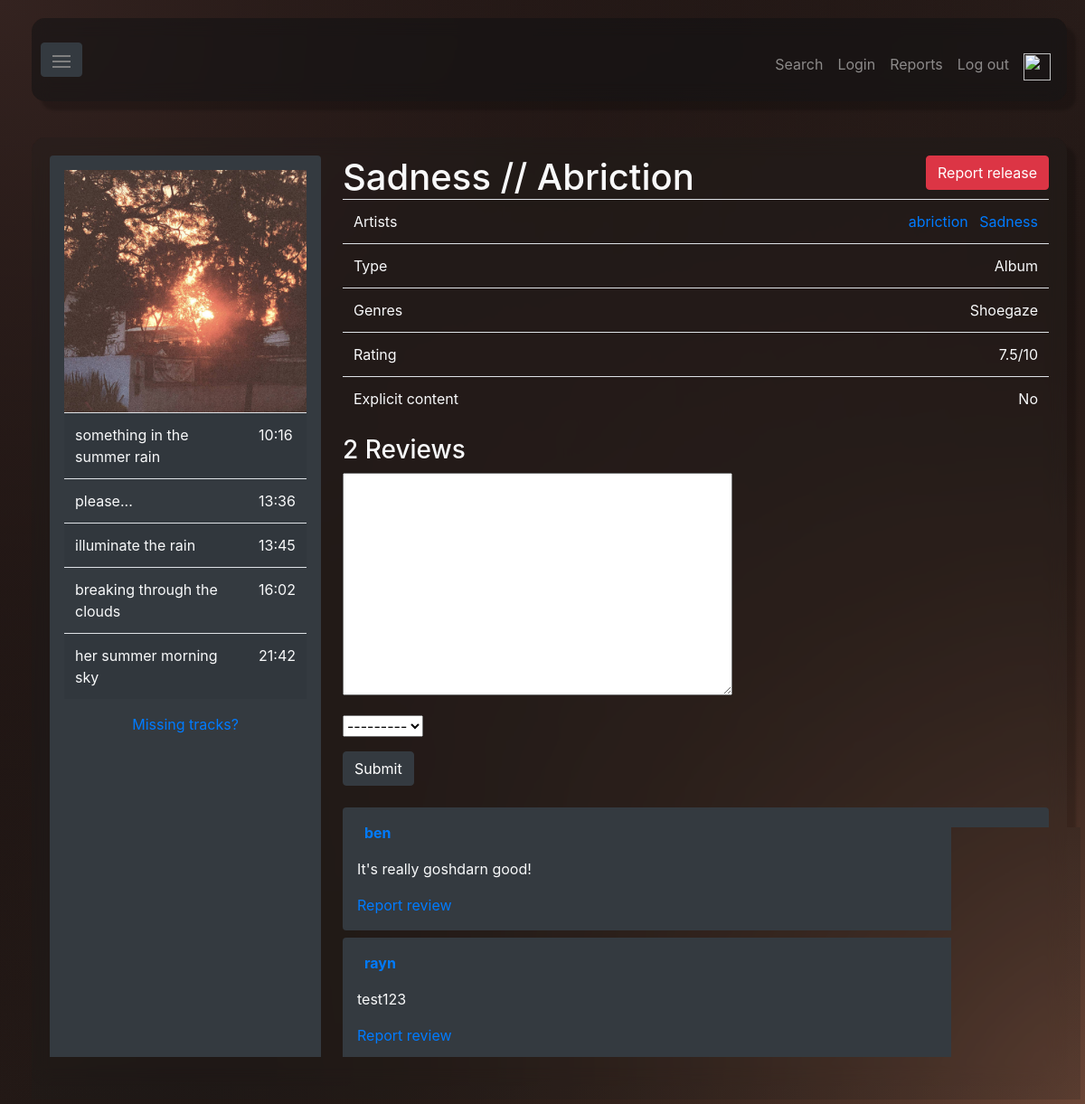
The page /release/21 (signed in) on the database its author committed.
### MusicReview/models.py (models this page shows, shortened)
class Release(models.Model):
    release_types = [("EP", "EP"), ("Album", "Album"), ("Mixtape", "Mixtape"), ("Single", "Single"), ("Compilation", "Compilation"), ("Soundtrack", "Soundtrack"), ("Live performance", "Live performance")]
    title = models.CharField(max_length = 100)
    cover_art = models.ImageField(upload_to="cover_art")
    release_type = models.CharField(max_length = 100, choices=release_types)
    genres = models.CharField(max_length = 1000)
    is_explicit = models.BooleanField()
    songs = models.ManyToManyField(Song)
    artists = models.ManyToManyField(Artist)
    reviews = models.ManyToManyField(Review, blank=True)
    last_reviewed = models.DateTimeField(blank=True, null=True) # For sorting by last reviewed in the browse page
    time_added = models.DateTimeField() # For sorting by recent in the browse page
    released = models.DateField(null=True)
    added_by = models.ForeignKey(User, on_delete=models.SET_NULL, null=True)
    accent_color1 = models.CharField(max_length = 10, blank=True) # Stored as a hex string. Ex. #FFFFFF
    accent_color2 = models.CharField(max_length = 10, blank=True)
    accent_color3 = models.CharField(max_length = 10, blank=True)
    accent_color4 = models.CharField(max_length = 10, blank=True)
    def score(self):
        reviews = self.reviews.all()
        if reviews.count() > 0:
            return mean([review.score for review in reviews])
        else:
            return None
    def str_score(self):
        score = self.score()
        if score is not None:
            return str(score) + '/10'
        else:
            return "No reviews"

class Song(models.Model):
    title = models.CharField(max_length = 100)
    length = models.IntegerField(null = True) # Song length in seconds
    is_explicit = models.BooleanField()
    artists = models.ManyToManyField(Artist)
    added_by = models.ForeignKey(User, on_delete=models.SET_NULL, null=True)

class Artist(models.Model):
    name = models.CharField(max_length = 100)
    artist_photo = models.ImageField(upload_to="artists", null=True)
    time_added = models.DateTimeField() # For sorting by recent in the browse artists page
    added_by = models.ForeignKey(User, on_delete=models.SET_NULL, null=True) # When a user account is deleted we don't want the info they added to also be deleted
    accent_color1 = models.CharField(max_length = 10, blank=True) # Stored as a hex string. Ex. #FFFFFF
    accent_color2 = models.CharField(max_length = 10, blank=True)
    accent_color3 = models.CharField(max_length = 10, blank=True)
    accent_color4 = models.CharField(max_length = 10, blank=True)

class Review(models.Model):
    content = models.TextField(blank=True)
    score = models.IntegerField(choices=[(x, x) for x in range(1, 11)]) # 0 - 10 score
    user = models.ForeignKey(User, on_delete=models.CASCADE)
    time = models.DateTimeField()

### MusicReview/views.py (the view, shortened to what this page needs)
# urls.py: path('release/<int:pk>', views.release, name='release'),
def release(request, pk):
    release = Release.objects.get(pk=pk)
    ctx = release_ctx(request, release)
    ctx['reviewForm'] = ReviewForm()
    return render(request, 'music/release.html', context = ctx)

### MusicReview/forms.py
class SearchForm(forms.Form):
    search = forms.CharField()

class ReviewForm(forms.ModelForm):
    class Meta:
        model = Review
        fields = ["content", "score"]
        widgets = {
            'score': forms.Select(),
        }

### MusicReview/views.py (called while the page is built)
def get_ctx(request, release=None):
    ctx = { 'searchForm': SearchForm() }
    if release is not None:
        ctx['accentColors'] = [release.accent_color1, release.accent_color2, release.accent_color3, release.accent_color4]
    else:
        ctx['accentColors'] = default_colors()
    if request.user.is_authenticated:
        ctx['userName'] = request.user.username
    ctx['superuser'] = request.user.is_superuser
    return ctx

def release_ctx(request, release):
    ctx = get_ctx(request, release=release)
    ctx['release'] = release
    ctx['genres'] = ', '.join([s.strip("'") for s in release.genres.strip('[]').split(', ')])
    songs = release.songs.all()
    song_lengths = [(song.title, str(timedelta(seconds=song.length)).lstrip('0:')) for song in songs if song.length is not None]
    ctx['songLengths'] = song_lengths
    ctx['artists'] = release.artists.all()
    reviews = release.reviews.all()
    ctx['reviews'] = reviews
    return ctx

### MusicReview/templates/music/release.html (shortened to what this page needs)
{% extends 'master.html' %} {% block title %} Release - MusicReview {%endblock%}
{% block content %}
<div class="d-flex">
  <div
    class="d-flex flex-column flex-shrink-0 p-3 bg-dark rounded"
    style="width: 300px"
  >
    <img src="{{ release.cover_art.url}}" />
    <table class="table table-striped">
      {% for song in songLengths %}
      <tr>
        <td>{{song.0}}</td>
        <td>{{song.1}}</td>
      </tr>
      {% endfor %}
    </table>
    {% if trackForm is None %}
    <a class="text-center" href="{% url 'release_add_track' pk=release.pk %}"
      >Missing tracks?</a
    >
      {% endif %}
  </div>
  <div class="flex-grow-1 ml-4">
    <div>
      <h1 style="display: inline">{{release.title}}</h1>
      {% if reportReleaseForm is None %}
      <div class="float-right">
        <a
          href="{% url 'report_release' pk=release.pk %}"
          class="btn btn-danger"
          >Report release</a
        >
      </div>
      {% endif %}
    </div>
    <table class="table">
      <tr>
        <td>Artists</td>
        <td style="text-align: right">
          {% for artist in artists %} <a class="ml-2" href={%url 'artist' pk=artist.pk %}> {{artist.name}} </a> {% endfor %}
        </td>
      </tr>
      <tr>
        <td>Type</td>
        <td style="text-align: right">{{release.release_type}}</td>
      </tr>
      <tr>
        <td>Genres</td>
        <td style="text-align: right">{{genres}}</td>
      </tr>
      <tr>
        <td>Rating</td>
        <td style="text-align: right">{{release.str_score}}</td>
      </tr>
      <tr>
        <td>Explicit content</td>
        <td style="text-align: right">
          {% if release.is_explicit %} Yes {% else %} No {% endif %}
        </td>
      </tr>
    </table>
    {% if reviewForm is None %} {% else %}
    <h3>{{reviews|length}} Reviews</h3>
    <form action="{% url 'release' pk=release.pk %}" method="post" class="form">
      {% csrf_token %} {% for field in reviewForm %}
      <div class="form-group">{{field}}</div>
      {% endfor %}
      <input class="btn btn-dark mb-4" type="submit" value="Submit" />
    </form>
    {% endif %} {% for review in reviews %}
    <div class="p-3 bg-dark rounded mb-2">
      <div style="display: flex; justify-content: space-between">
        <b><a class="ml-2" href={%url 'user' pk=user.id %}> {{review.user.username}} </a></b>
        <p style="margin-left: auto">{{ review.score }}/10</p>
      </div>
      <p>{{review.content}}</p>
      {% if review.pk == reportReview.pk %}
      <form method="POST">
        {% csrf_token %} {% for field in reportReviewForm %}
        <p>{{ field }}</p>
        {%endfor %}
        <input
          class="btn btn-danger mb-4"
          type="submit"
          value="Submit report"
        />
      </form>
      {% else %}
      <a
        href="{% url 'report_review' review_pk=review.pk release_pk=release.pk %}"
        >Report review</a
      >
      {% endif %}
    </div>
    {% endfor %}
  </div>
</div>
{% endblock %}

### rows shown on the page
Release: cover_art (picture), title "Sadness // Abriction", release_type "Album", str_score "7.5/10"
Song: title "something in the summer rain"
Song: title "please..."
Song: title "illuminate the rain"
Song: title "breaking through the clouds"
Song: title "her summer morning sky"
Artist: name "abriction"
Artist: name "Sadness"
Review: user.username "ben", content "It's really goshdarn good!", shows "Report review"
Review: user.username "rayn", content "test123", shows "Report review"

### other values the page prints
{{ song.1 }} "10:16" "13:36" "13:45" "16:02" "21:42"
{{ genres }} "Shoegaze"
{{ reviews|length }} "2"
